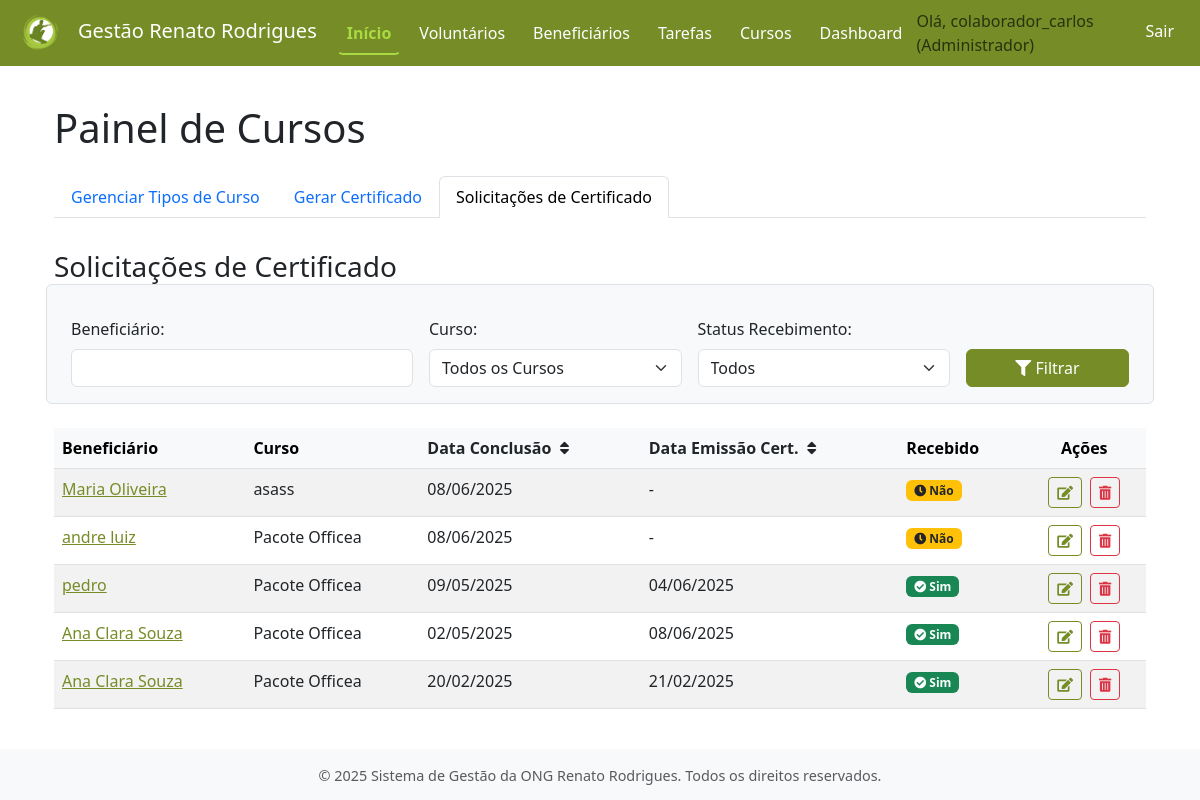
The app's page /cursos/solicitacoes/ (signed in), older data.
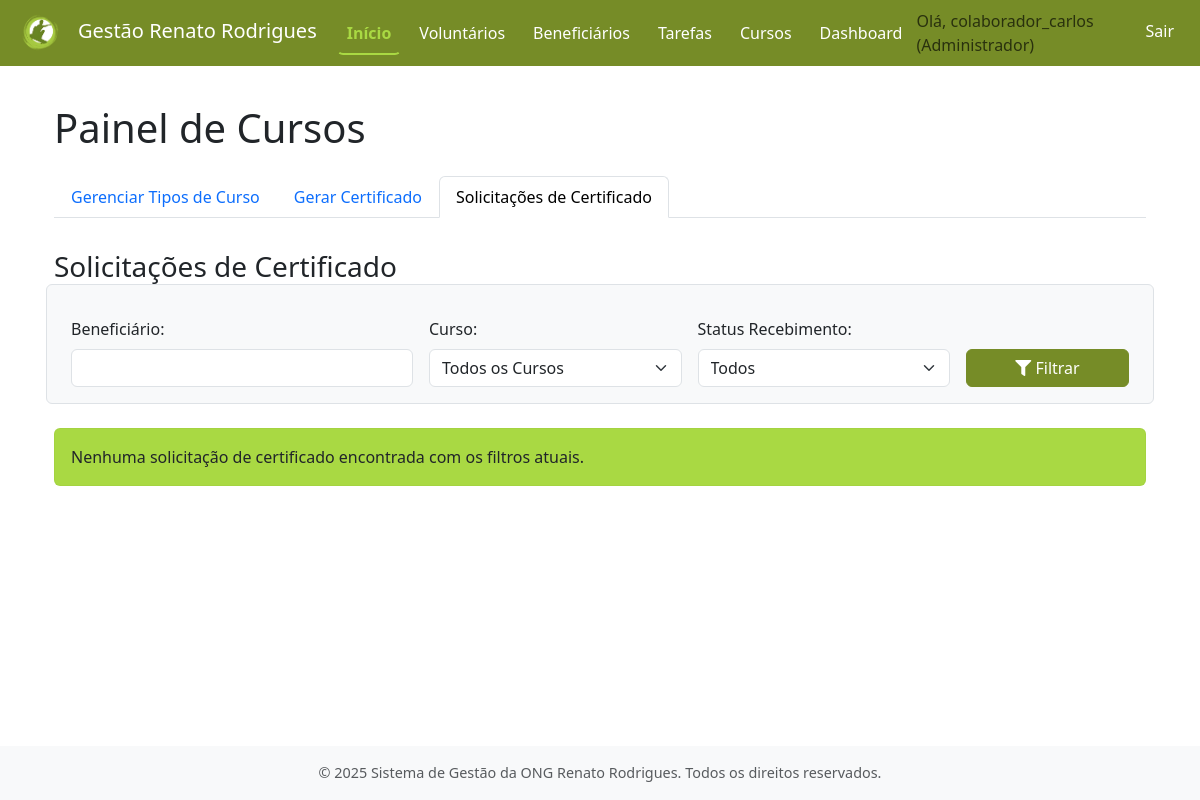
The same page, newer data.
### cursos/models.py (models this page shows, shortened)
class Certificado(models.Model):
    beneficiario = models.ForeignKey(Beneficiario, on_delete=models.CASCADE, related_name='certificados', verbose_name="Beneficiário")
    curso = models.ForeignKey(Curso, on_delete=models.PROTECT, related_name='certificados', verbose_name="Curso") # PROTECT para não deletar curso se houver certificados
    data_conclusao = models.DateField(verbose_name="Data de Conclusão")
    data_emissao_certificado = models.DateField(blank=True, null=True, verbose_name="Data de Emissão do Certificado")
    certificado_recebido = models.BooleanField(default=False, verbose_name="Certificado Físico Recebido")
    class Meta:
        verbose_name = "Certificado"
        verbose_name_plural = "Certificados"
        ordering = ['-data_conclusao', 'beneficiario__nome_completo']
        unique_together = ('beneficiario', 'curso', 'data_conclusao') # Evitar duplicidade exata

class Curso(models.Model):
    nome_curso = models.CharField(max_length=200, verbose_name="Nome do Curso")
    descricao = models.TextField(blank=True, null=True, verbose_name="Descrição")
    class Meta:
        verbose_name = "Curso"
        verbose_name_plural = "Cursos"

### beneficiarios/models.py (models this page shows, shortened)
class Beneficiario(models.Model):
    GENERO_CHOICES = [
        ('M', 'Masculino'),
        ('F', 'Feminino'),
        ('O', 'Outro'),
        ('NI', 'Não Informado'),
    ]
    ESCOLARIDADE_CHOICES = [
        ('FI', 'Fundamental Incompleto'),
        ('FC', 'Fundamental Completo'),
        ('MI', 'Médio Incompleto'),
        ('MC', 'Médio Completo'),
        ('NI', 'Não Informado'),
    ]
    nome_completo = models.CharField(max_length=255, verbose_name='Nome Completo')
    data_nascimento = models.DateField(verbose_name='Data de Nascimento')
    genero = models.CharField(max_length=2, choices=GENERO_CHOICES, default='NI', verbose_name='Gênero')
    cpf = models.CharField(max_length=14, unique=True, blank=True, null=True, verbose_name='CPF', help_text='Formato: XXX.XXX.XXX-XX (Opcional)')
    rg = models.CharField(max_length=20, blank=True, null=True, verbose_name='RG', help_text='(Opcional)')
    cep = models.CharField(max_length=9, blank=True, null=True, verbose_name='CEP', help_text='Formato: XXXXX-XXX')
    logradouro = models.CharField(max_length=255, blank=True, null=True, verbose_name='Logradouro')
    numero_endereco = models.CharField(max_length=10, blank=True, null=True, verbose_name='Número')
    complemento_endereco = models.CharField(max_length=100, blank=True, null=True, verbose_name='Complemento')
    bairro = models.CharField(max_length=100, blank=True, null=True, verbose_name='Bairro')
    cidade = models.CharField(max_length=100, blank=True, null=True, verbose_name='Cidade')
    estado = models.CharField(max_length=2, blank=True, null=True, verbose_name='UF') # Sigla do estado, ex: SP
    telefone_principal = models.CharField(max_length=20, blank=True, null=True, verbose_name='Telefone Principal', help_text='Formato: (XX) XXXXX-XXXX')
    telefone_secundario = models.CharField(max_length=20, blank=True, null=True, verbose_name='Telefone Secundário', help_text='(Opcional)')
    email = models.EmailField(max_length=255, blank=True, null=True, verbose_name='E-mail')
    escolaridade = models.CharField(max_length=2, choices=ESCOLARIDADE_CHOICES, default='NI', verbose_name='Escolaridade')
    ocupacao = models.CharField(max_length=100, blank=True, null=True, verbose_name='Ocupação/Profissão')
    renda_familiar_aproximada = models.DecimalField(
        max_digits=10, decimal_places=2, blank=True, null=True,
        verbose_name='Renda Familiar Mensal Aproximada (R$)',
        help_text='Valor em Reais. Ex: 1500.50'
    )
    como_conheceu_ong = models.TextField(blank=True, null=True, verbose_name='Como conheceu a ONG?')
    observacoes = models.TextField(blank=True, null=True, verbose_name='Observações Adicionais')
    data_cadastro = models.DateTimeField(auto_now_add=True, verbose_name='Data de Cadastro')
    ativo = models.BooleanField(default=True, verbose_name='Ativo')
    data_inativacao = models.DateTimeField(null=True, blank=True, verbose_name='Data de Inativação')
    class Meta:
        verbose_name = 'Beneficiário'
        verbose_name_plural = 'Beneficiários'
        ordering = ['nome_completo']

### cursos/views.py (the view)
# urls.py: path('solicitacoes/', views.CertificadoListView.as_view(), name='listar_solicitacoes_certificado'),
class CertificadoListView(LoginRequiredMixin, ListView):
    model = Certificado
    template_name = 'cursos/solicitacoes_certificado_list.html' # Novo template para esta lista
    context_object_name = 'certificados'
    paginate_by = 15
    def get_queryset(self):
        queryset = Certificado.objects.select_related('beneficiario', 'curso').all()
        filtro_curso = self.request.GET.get('filtro_curso')
        filtro_beneficiario = self.request.GET.get('filtro_beneficiario_nome')
        filtro_recebido = self.request.GET.get('filtro_recebido')
        if filtro_curso:
            queryset = queryset.filter(curso__id=filtro_curso)
        if filtro_beneficiario:
            queryset = queryset.filter(beneficiario__nome_completo__icontains=filtro_beneficiario)
        if filtro_recebido is not None and filtro_recebido != '':
            queryset = queryset.filter(certificado_recebido=(filtro_recebido == 'true'))
        ordenar_por_data_conclusao = self.request.GET.get('ordenar_por_data_conclusao')
        ordenar_por_data_emissao = self.request.GET.get('ordenar_por_data_emissao')
        if ordenar_por_data_conclusao:
            if ordenar_por_data_conclusao == 'asc':
                queryset = queryset.order_by('data_conclusao', 'beneficiario__nome_completo')
            elif ordenar_por_data_conclusao == 'desc':
                queryset = queryset.order_by('-data_conclusao', 'beneficiario__nome_completo')
        elif ordenar_por_data_emissao:
            if ordenar_por_data_emissao == 'asc':
                queryset = queryset.order_by('data_emissao_certificado', 'beneficiario__nome_completo')
            elif ordenar_por_data_emissao == 'desc':
                queryset = queryset.order_by('-data_emissao_certificado', 'beneficiario__nome_completo')
        else:
            queryset = queryset.order_by('-data_conclusao', 'beneficiario__nome_completo')
        return queryset
    def get_context_data(self, **kwargs):
        context = super().get_context_data(**kwargs)
        context['titulo_pagina'] = "Solicitações de Certificado"
        context['cursos_disponiveis'] = Curso.objects.all().order_by('nome_curso') # Para o filtro
        context['filtro_curso_atual'] = self.request.GET.get('filtro_curso', '')
        context['filtro_beneficiario_nome_atual'] = self.request.GET.get('filtro_beneficiario_nome', '')
        context['filtro_recebido_atual'] = self.request.GET.get('filtro_recebido', '')
        context['ordenacao_data_conclusao_atual'] = self.request.GET.get('ordenar_por_data_conclusao')
        context['ordenacao_data_emissao_atual'] = self.request.GET.get('ordenar_por_data_emissao')
        context['aba_ativa_cursos'] = 'solicitacoes-certificado'
        return context

### cursos/templates/cursos/solicitacoes_certificado_list.html (shortened to what the changed rows need)
{% extends 'core/base.html' %}
{% load static %}
{% block content %}
<div class="container mt-4">
    <h1 class="mb-4">Painel de Cursos</h1>
    <div class="tab-content pt-3" id="cursosAbasConteudo">
        <div class="tab-pane fade show active" id="solicitacoes-certificado-conteudo" role="tabpanel" aria-labelledby="solicitacoes-certificado-aba" tabindex="0">
            <h3 class="mb-3">{{ titulo_pagina|default:"Solicitações de Certificado" }}</h3>
            <form method="get" class="row g-3 mb-4 p-3 border rounded bg-light align-items-end">
                <div class="col-md-4">
                </div>
                <div class="col-md-3">
                </div>
                <div class="col-md-3">
                </div>
                <div class="col-md-2">
                </div>
            </form>
            {% if certificados %}
                <div class="table-responsive">
                    <table class="table table-striped table-hover">
                        <thead class="table-light">
                            <tr>
                                <th>Beneficiário</th>
                                <th>Curso</th>
                                <th>
                                    <a href="?page={{ page_obj.number }}{% if ordenacao_data_conclusao_atual == 'asc' %}&ordenar_por_data_conclusao=desc{% elif ordenacao_data_conclusao_atual == 'desc' %}{% else %}&ordenar_por_data_conclusao=asc{% endif %}" class="text-dark text-decoration-none">
                                        Data Conclusão
                                        {% if ordenacao_data_conclusao_atual == 'asc' %}
                                            <i class="fas fa-sort-up ms-1"></i>
                                        {% elif ordenacao_data_conclusao_atual == 'desc' %}
                                            <i class="fas fa-sort-down ms-1"></i>
                                        {% elif not ordenacao_data_emissao_atual %}
                                            <i class="fas fa-sort ms-1"></i>
                                        {% endif %}
                                    </a>
                                </th>
                                <th>
                                    <a href="?page={{ page_obj.number }}{% if ordenacao_data_emissao_atual == 'asc' %}&ordenar_por_data_emissao=desc{% elif ordenacao_data_emissao_atual == 'desc' %}{% else %}&ordenar_por_data_emissao=asc{% endif %}" class="text-dark text-decoration-none">
                                        Data Emissão Cert.
                                        {% if ordenacao_data_emissao_atual == 'asc' %}
                                            <i class="fas fa-sort-up ms-1"></i>
                                        {% elif ordenacao_data_emissao_atual == 'desc' %}
                                            <i class="fas fa-sort-down ms-1"></i>
                                        {% elif not ordenacao_data_conclusao_atual %}
                                             <i class="fas fa-sort ms-1"></i>
                                        {% endif %}
                                    </a>
                                </th>
                                <th>Recebido</th>
                                <th class="text-center">Ações</th>
                            </tr>
                        </thead>
                        <tbody>
                            {% for certificado_item in certificados %}
                            <tr>
                                <td>
                                    <a href="{% url 'beneficiarios:detalhar_beneficiario' certificado_item.beneficiario.id %}">
                                        {{ certificado_item.beneficiario.nome_completo }}
                                    </a>
                                </td>
                                <td>{{ certificado_item.curso.nome_curso }}</td>
                                <td>{{ certificado_item.data_conclusao|date:"d/m/Y" }}</td>
                                <td>{{ certificado_item.data_emissao_certificado|date:"d/m/Y"|default:"-" }}</td>
                                <td>
                                    {% if certificado_item.certificado_recebido %}
                                        <span class="badge bg-success"><i class="fas fa-check-circle"></i> Sim</span>
                                    {% else %}
                                        <span class="badge bg-warning text-dark"><i class="fas fa-clock"></i> Não</span>
                                    {% endif %}
                                </td>
                                <td class="text-center">
                                    <a href="{% url 'cursos:editar_certificado_beneficiario' certificado_id=certificado_item.id %}" class="btn btn-sm btn-outline-primary me-1" title="Editar Certificado">
                                        <i class="fas fa-edit"></i>
                                    </a>
                                    <a href="{% url 'cursos:excluir_certificado_beneficiario' certificado_id=certificado_item.id %}" class="btn btn-sm btn-outline-danger" title="Excluir Certificado">
                                        <i class="fas fa-trash-alt"></i>
                                    </a>
                                </td>
                            </tr>
                            {% endfor %}
                        </tbody>
                    </table>
                </div>
            {% else %}
                <div class="alert alert-info" role="alert">
                    Nenhuma solicitação de certificado encontrada com os filtros atuais.
                </div>
            {% endif %}
        </div>
    </div>
</div>
{% endblock content %}

Row changes from the older to the newer data that the page shows:
removed Certificado: beneficiario.nome_completo "Maria Oliveira", curso.nome_curso "asass", data_conclusao "08/06/2025", data_emissao_certificado "-", certificado_recebido False (drawn)
removed Certificado: beneficiario.nome_completo "andre luiz", curso.nome_curso "Pacote Officea", data_conclusao "08/06/2025", data_emissao_certificado "-", certificado_recebido False (drawn)
removed Certificado: beneficiario.nome_completo "pedro", curso.nome_curso "Pacote Officea", data_conclusao "09/05/2025", data_emissao_certificado "04/06/2025", certificado_recebido True (drawn)
removed Certificado: beneficiario.nome_completo "Ana Clara Souza", curso.nome_curso "Pacote Officea", data_conclusao "02/05/2025", data_emissao_certificado "08/06/2025", certificado_recebido True (drawn)
removed Certificado: beneficiario.nome_completo "Ana Clara Souza", curso.nome_curso "Pacote Officea", data_conclusao "20/02/2025", data_emissao_certificado "21/02/2025", certificado_recebido True (drawn)
Text that changed along with them:
text no longer shown: "Beneficiário Curso Data Conclusão Data Emissão Cert. Recebido Ações"
text now shown: "Nenhuma solicitação de certificado encontrada com os filtros atuais."
